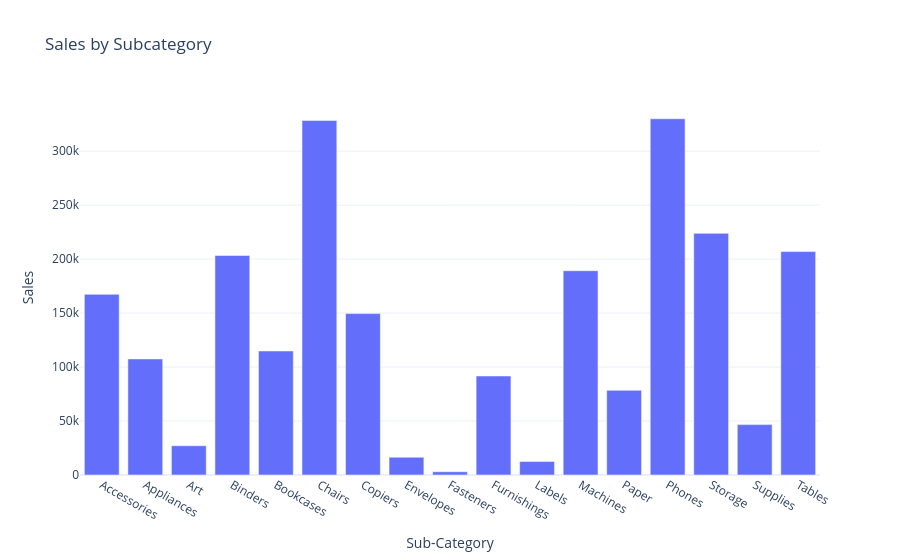

The notebook cell this image was saved under:
### Code cell
fig=px.bar(sales_by_subcategory,
           x="Sub-Category",
           y="Sales",
           title="Sales by Subcategory")
fig.show()

### Figure 1 — Plotly figure (JSON) as saved in the notebook; plotly's stock layout.template omitted (floating-point values rounded to 4 significant figures)
{"data": [{"alignmentgroup": "True", "hovertemplate": "Sub-Category=%{x}<br>Sales=%{y}<extra></extra>", "legendgroup": "", "marker": {"color": "#636efa", "pattern": {"shape": ""}}, "name": "", "offsetgroup": "", "orientation": "v", "showlegend": false, "textposition": "auto", "type": "bar", "x": ["Accessories", "Appliances", "Art", "Binders", "Bookcases", "Chairs", "Copiers", "Envelopes", "Fasteners", "Furnishings", "Labels", "Machines", "Paper", "Phones", "Storage", "Supplies", "Tables"], "xaxis": "x", "y": [167400.0, 107500.0, 27120.0, 203400.0, 114900.0, 328400.0, 149500.0, 16480.0, 3024.0, 91710.0, 12490.0, 189200.0, 78480.0, 330000.0, 223800.0, 46670.0, 207000.0], "yaxis": "y"}], "layout": {"autosize": true, "barmode": "relative", "legend": {"tracegroupgap": 0}, "title": {"text": "Sales by Subcategory"}, "xaxis": {"anchor": "y", "autorange": true, "domain": [0, 1], "range": [-0.5, 16.5], "title": {"text": "Sub-Category"}, "type": "category"}, "yaxis": {"anchor": "x", "autorange": true, "domain": [0, 1], "range": [0, 347400.0], "title": {"text": "Sales"}, "type": "linear"}}}
